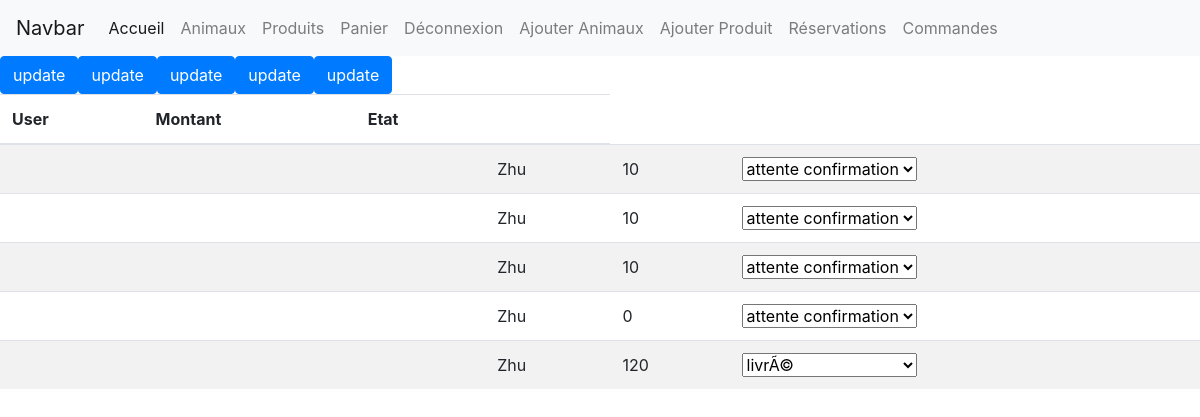
Page /index.php?page=adminCommande (signed in) on the committed database.
### tables this page shows
CREATE TABLE IF NOT EXISTS `commande` (
  `id` int(255) NOT NULL AUTO_INCREMENT,
  `user` varchar(255) NOT NULL,
  `datetime` datetime(6) NOT NULL,
  `montanttotal` int(255) NOT NULL,
  `etat` varchar(255) NOT NULL,
  PRIMARY KEY (`id`)
);

### Core/Controller/Controller.php (called while the page is built, shortened)
<?php
class Controller{
    public function render($view, $params = [])
    {
        extract($params);
        require ROOT . '/App/View/' . $view . '.php';
        $content = ob_get_clean();
        require ROOT . '/App/View/default.php';
    }
}

### App/Controller/CommandeController.php (called while the page is built, shortened)
<?php
class CommandeController extends Controller{
    public function __construct()
    {
        $this->CommandeModel = new CommandeModel();
    }
    public function admincommande(){
        $commandes = $this->CommandeModel->findAll();
        return $this->render("Commandes/adminIndexViews", [
            'commandes' => $commandes,
        ]);
    }
}

### public/index.php (called while the page is built, shortened)
<?php
require ROOT . "/App/Routing/Routing.php";

### Core/Autoloader/Autoloader.php (called while the page is built, shortened)
<?php
class Autoloader{
    public static function autoload ($class){
        $class = str_replace('\\', '/', $class);
    }
}

### Core/Model/Model.php (called while the page is built, shortened)
<?php
class Model extends Database{
    protected $model;
    public function __construct()
    {
        if(is_null($this->model)){
            $class = explode('\\', get_class($this));
            $class = end($class);
            $this->model = strtolower(str_replace('Model', "", $class));
        }
    }
    public function query($statement, $one = false){
        $query = $this->pdo->query($statement, \PDO::FETCH_OBJ);
        if($one){
            return $query->fetch();
        } else {
            return $query->fetchAll();
        }
    }
    public function createOrder ($order)
    {
        $orderList = ' ORDER BY ';
        foreach ($order as $key => $value) {
            $orderList .= $key . ' ' . $value . ', ';
        }
        return substr($orderList, 0, -2);
    }
}

### Core/Database/Database.php (called while the page is built, shortened)
<?php
class Database{
    public function __construct(){
        $config = new Config();
        $config = $config->getConfig();
        $this->dbHost = $config["dbHost"];
        $this->dbPort = $config["dbPort"];
        $this->dbName = $config["dbName"];
        $this->dbUser = $config["dbUser"];
        $this->dbPassword = $config["dbPassword"];
        $this->pdo = new \PDO('mysql:host='. $this->dbHost . ':' . $this->dbPort .
        ";dbname=" . $this->dbName ,
        $this->dbUser,
        $this->dbPassword);
    }
}

### Core/Config/Config.php (called while the page is built, shortened)
<?php
class Config
{
    public function __construct(){
        $this->config = [
            'dbHost' => 'localhost',
            'dbPort' => '3306',
            'dbName' => 'projetpoo',
            'dbUser' =>  'root',
            'dbPassword' => ''
        ];
    }
    public function getConfig(){
        return $this->config;
    }
}

### Core/Model/Query.php (called while the page is built, shortened)
<?php
class Query extends Model
{
    public function findAll($order = ["id" => 'ASC'])
    {
        return $this->query('SELECT * FROM ' . $this->model . $this->createOrder($order), false);
    }
}

### App/View/Commandes/adminIndexViews.php (the view, shortened to what this page needs)
<table class="table table-striped">
        <thead>
          <tr>
            <th scope="col">User</th>
            <th scope="col">Montant</th>
              <th scope="col">Etat</th>
              <th scope="col"> </th>
          </tr>
        </thead>
        <tbody>
            <?php foreach ($commandes as $commande) : ?>
                <tr>
                    <td><?= $commande->user_id->nom ?></td>
                    <td><?= $reservation->animal_id->nom ?></td>
                    <td><?= $reservation->daterdv ?></td>
                    <td><?= $commande->user ?></td>
                    <td><?= $commande->montanttotal ?></td>
                    <td><form action="index.php?page=adminCommande&id=<?= $commande->id ?>" method="POST">
                            <select id="etat" name="etat">
                                <option><?= $commande->etat ?></option>
                            </select>
                        </td>
                        <button type="submit" class="btn btn-primary">update</button>
                </tr>
            <?php endforeach ?>
        </tbody>
    </table>

### App/Routing/Routing.php (shortened to what this page needs)
<?php
if ((isset($_GET["page"]) && $_GET["page"] == 'home') || !isset($_GET["page"])) {
    $controller = new HomeController();
    $controller->home();
}elseif (isset($_GET["page"]) && $_GET["page"] == 'homeAnimal') {
    $controller = new AnimalController();
    $controller->home();
} elseif (isset($_GET["page"]) && $_GET["page"] == 'newAnimal') {
    $controller = new AnimalController();
    $controller->newAnimal();
} elseif (isset($_GET["page"]) && $_GET["page"] == 'singleAnimal') {
    $controller = new AnimalController();
    $controller->single();
} elseif (isset($_GET["page"]) && $_GET["page"] == 'modifyAnimal') {
    $controller = new AnimalController();
    $controller->modify();
} elseif (isset($_GET["page"]) && $_GET["page"] == 'deleteAnimal') {
    $controller = new AnimalController();
    $controller->delete();
} elseif (isset($_GET["page"]) && $_GET["page"] == 'reservationAnimal') {
    $controller = new AnimalController();
    $controller->reservation();
} elseif (isset($_GET["page"]) && $_GET["page"] == 'newReservationAnimal') {
    $controller = new AnimalController();
    $controller->newReservation();
} elseif (isset($_GET["page"]) && $_GET["page"] == 'homeProduit') {
    $controller = new ProduitController();
    $controller->home();
} elseif (isset($_GET["page"]) && $_GET["page"] == 'newProduit') {
    $controller = new ProduitController();
    $controller->newProduit();
} elseif (isset($_GET["page"]) && $_GET["page"] == 'singleProduit') {
    $controller = new ProduitController();
    $controller->single();
} elseif (isset($_GET["page"]) && $_GET["page"] == 'modifyProduit') {
    $controller = new ProduitController();
    $controller->modify();
} elseif (isset($_GET["page"]) && $_GET["page"] == 'deleteProduit') {
    $controller = new ProduitController();
    $controller->delete();
} elseif (isset($_GET["page"]) && $_GET["page"] == 'adminCommande') {
    $controller = new CommandeController();
    $controller->admincommande();
} elseif (isset($_GET["page"]) && $_GET["page"] == 'homeCommande') {
    $controller = new CommandeController();
    $controller->home();
} elseif (isset($_GET["page"]) && $_GET["page"] == 'paiement') {
    $controller = new CommandeController();
    $controller->paiement();
} elseif (isset($_GET["page"]) && $_GET["page"] == 'merci') {
    $controller = new CommandeController();
    $controller->remerciement();
}
elseif (isset($_GET["page"]) && $_GET["page"] == 'addCommande') {
    $controller = new ProduitController();
    $controller->addtopanier();
}

### App/View/default.php (shortened to what this page needs)
<!DOCTYPE html>
<html lang="en">
<head>
    <link rel="stylesheet" href="https://stackpath.bootstrapcdn.com/bootstrap/4.4.1/css/bootstrap.min.css">
</head>
<body>
    <header>
        <nav class="navbar navbar-expand-lg navbar-light bg-light">
            <a class="navbar-brand" href="#">Navbar</a>
            <div class="collapse navbar-collapse" id="navbarSupportedContent">
                <ul class="navbar-nav mr-auto">
                <li class="nav-item active">
                    <a class="nav-link" href="index.php">Accueil <span class="sr-only"></span></a>
                </li>
                <li class="nav-item">
                    <a class="nav-link" href="index.php?page=homeAnimal">Animaux</a>
                </li>
                <li class="nav-item">
                    <a class="nav-link" href="index.php?page=homeProduit">Produits</a>
                </li>
                <?php if (!isset($_SESSION["user"])): ?>
                <li class="nav-item">
                    <a class="nav-link" href="index.php?page=signup">Inscription</a>
                </li>
                <li class="nav-item">
                    <a class="nav-link" href="index.php?page=login">Connexion</a>
                </li>
                <?php else: ?>
                    <li class="nav-item">
                        <a class="nav-link" href="index.php?page=homeCommande">Panier</a>
                    </li>
                    <li class="nav-item">
                        <a class="nav-link" href="index.php?page=logout">Déconnexion</a>
                    </li>
                    <?php if ($_SESSION["user"]->role=='admin'): ?>
                        <li class="nav-item">
                            <a class="nav-link" href="index.php?page=newAnimal">Ajouter Animaux</a>
                        </li>
                        <li class="nav-item">
                            <a class="nav-link" href="index.php?page=newProduit">Ajouter Produit</a>
                        </li>
                        <li class="nav-item">
                            <a class="nav-link" href="index.php?page=reservationAnimal">Réservations</a>
                        </li>
                        <li class="nav-item">
                            <a class="nav-link" href="index.php?page=adminCommande">Commandes</a>
                        </li>
                    <?php endif ?>
                <?php endif ?>
                </ul>
            </div>
        </nav>
    </header>
    <main>
        <?= $content ?>
    </main>
</body>
</html>

### rows in the picture
commande: user "Zhu", montanttotal "10", etat "attente confirmation"
commande: user "Zhu", montanttotal "10", etat "attente confirmation"
commande: user "Zhu", montanttotal "10", etat "attente confirmation"
commande: user "Zhu", montanttotal "0", etat "attente confirmation"
commande: user "Zhu", montanttotal "120", etat "livrÃ©"
